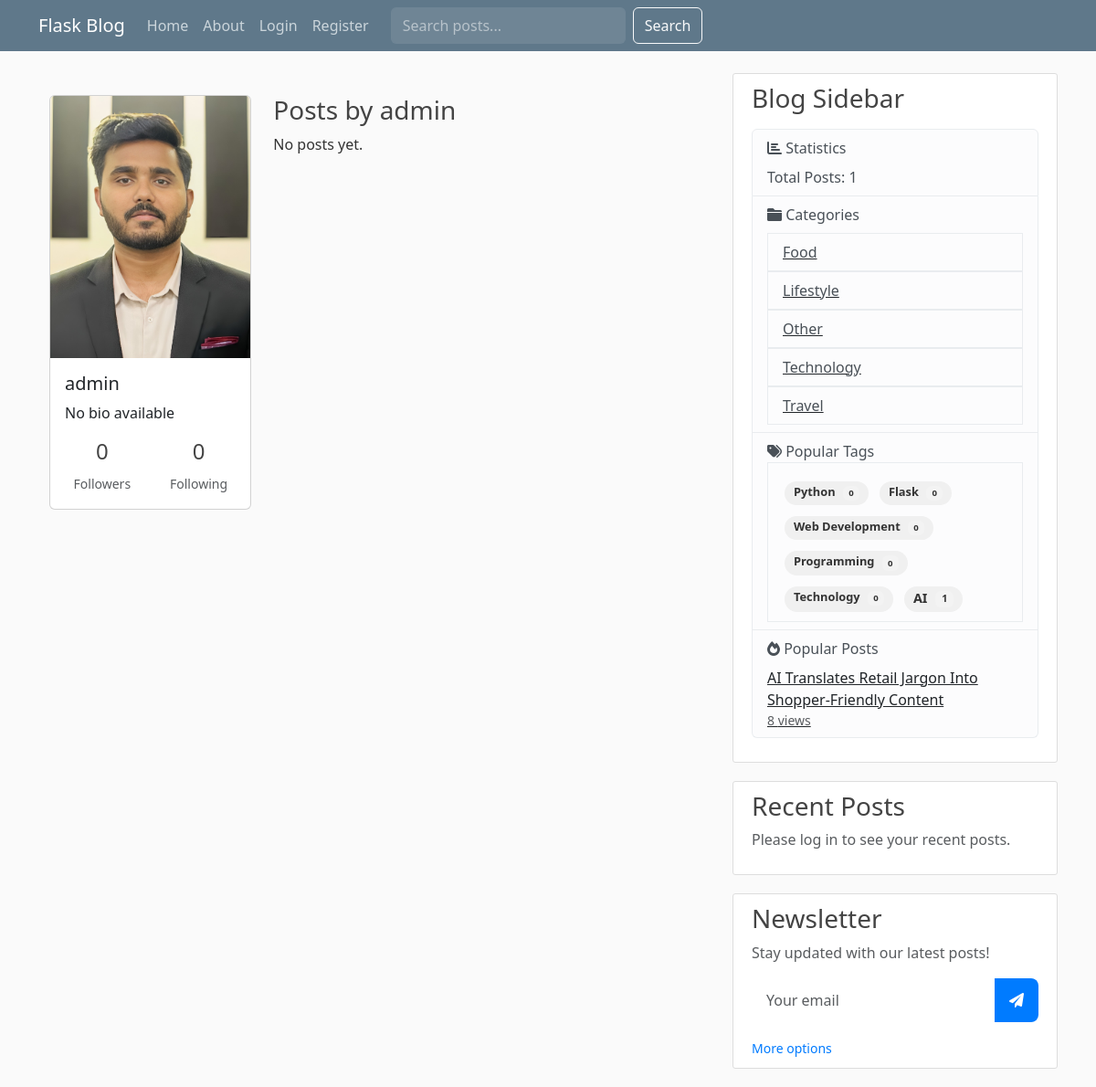
Screenshot of /user/admin with the database file from the repository.
### flaskblog.py (models this page shows, shortened)
class User(db.Model, UserMixin):
    id = db.Column(db.Integer, primary_key=True)
    username = db.Column(db.String(20), unique=True, nullable=False)
    email = db.Column(db.String(120), unique=True, nullable=False)
    image_file = db.Column(db.String(20), nullable=False, default='default.jpg')
    password = db.Column(db.String(60), nullable=False)
    is_admin = db.Column(db.Boolean, default=False)
    bio = db.Column(db.String(500))
    location = db.Column(db.String(100))
    website = db.Column(db.String(200))
    twitter = db.Column(db.String(100))
    github = db.Column(db.String(100))
    joined_at = db.Column(db.DateTime, nullable=False, default=datetime.utcnow)
    posts = db.relationship('Post', backref='author', lazy=True)
    likes = db.relationship('Like', backref='user', lazy=True)
    comments = db.relationship('Comment', back_populates='author', lazy=True)
    followers = db.Table('followers',
        db.Column('follower_id', db.Integer, db.ForeignKey('user.id'), primary_key=True),
        db.Column('followed_id', db.Integer, db.ForeignKey('user.id'), primary_key=True)
    )
    following = db.relationship(
        'User', secondary=followers,
        primaryjoin=(followers.c.follower_id == id),
        secondaryjoin=(followers.c.followed_id == id),
        backref=db.backref('followers_list', lazy='dynamic'), lazy='dynamic'
    )

class Category(db.Model):
    id = db.Column(db.Integer, primary_key=True)
    name = db.Column(db.String(50), unique=True, nullable=False)
    description = db.Column(db.String(200))
    slug = db.Column(db.String(50), unique=True)

class Tag(db.Model):
    id = db.Column(db.Integer, primary_key=True)
    name = db.Column(db.String(50), unique=True, nullable=False)
    description = db.Column(db.String(200))
    slug = db.Column(db.String(50), unique=True)
    posts = db.relationship('Post', secondary=post_tags, backref=db.backref('tags', lazy='dynamic'))

class Post(db.Model):
    id = db.Column(db.Integer, primary_key=True)
    title = db.Column(db.String(100), nullable=False)
    date_posted = db.Column(db.DateTime, nullable=False, default=datetime.utcnow)
    content = db.Column(db.Text, nullable=False)
    image_file = db.Column(db.String(20), nullable=True)
    user_id = db.Column(db.Integer, db.ForeignKey('user.id'), nullable=False)
    category_id = db.Column(db.Integer, db.ForeignKey('category.id'), nullable=True)
    category = db.relationship('Category', backref=db.backref('posts', lazy=True))
    views = db.Column(db.Integer, default=0)
    status = db.Column(db.String(20), default='published')  # published, draft, scheduled
    publish_date = db.Column(db.DateTime)
    likes = db.relationship('Like', backref='post', lazy=True)
    comments = db.relationship('Comment', back_populates='post', lazy=True)

### flaskblog.py (the view)
@app.route("/user/<string:username>")
def user_profile(username):
    page = request.args.get('page', 1, type=int)
    user = User.query.filter_by(username=username).first_or_404()
    posts = Post.query.filter_by(author=user)\
        .order_by(Post.date_posted.desc())\
        .paginate(page=page, per_page=5)
    comments = Comment.query.filter_by(user_id=user.id).order_by(Comment.created_at.desc()).all()
    likes = Like.query.filter_by(user_id=user.id).all()
    return render_template('user_profile.html',
                          user=user,
                          posts=posts,
                          comments=comments,
                          likes=likes,
                          title=f"{user.username}'s Profile",
                          **get_sidebar_data())

### flaskblog.py (called while the page is built)
@app.context_processor
def inject_csrf_token():
    return dict(csrf_token=lambda: generate_csrf())

### templates/user_profile.html (shortened to what this page needs)
{% extends "layout.html" %}
{% block content %}
<div class="container mt-4">
    <div class="row">
        <div class="col-md-4">
            <div class="card">
                <img src="{{ url_for('static', filename='profile_pics/' + user.image_file) }}" class="card-img-top" alt="{{ user.username }}">
                <div class="card-body">
                    <h5 class="card-title">{{ user.username }}</h5>
                    <p class="card-text">{{ user.bio or 'No bio available' }}</p>
                    <div class="row text-center">
                        <div class="col">
                            <h4>{{ user.followers_list.count() }}</h4>
                            <small class="text-muted">Followers</small>
                        </div>
                        <div class="col">
                            <h4>{{ user.following.count() }}</h4>
                            <small class="text-muted">Following</small>
                        </div>
                    </div>
                </div>
            </div>
        </div>
        <div class="col-md-8">
            <h3>Posts by {{ user.username }}</h3>
            {% for post in posts.items %}
                <div class="card mb-3">
                    <div class="card-body">
                        <h5 class="card-title">{{ post.title }}</h5>
                        <h6 class="card-subtitle mb-2 text-muted">Posted on {{ post.date_posted.strftime('%Y-%m-%d') }}</h6>
                        <p class="card-text">{{ post.content[:200] }}{% if post.content|length > 200 %}...{% endif %}</p>
                        <a href="{{ url_for('post', post_id=post.id) }}" class="btn btn-primary">Read More</a>
                    </div>
                </div>
            {% else %}
                <p>No posts yet.</p>
            {% endfor %}
        </div>
    </div>
</div>
{% endblock %}

### templates/layout.html (shortened to what this page needs)
<!doctype html>
<html lang="en">
  <head>
    <link href="https://cdn.jsdelivr.net/npm/bootstrap@5.3.2/dist/css/bootstrap.min.css" rel="stylesheet">
    <link rel="stylesheet" href="https://cdnjs.cloudflare.com/ajax/libs/font-awesome/6.0.0/css/all.min.css">
    <link rel="stylesheet" type="text/css" href="{{ url_for('static', filename='main.css') }}">
  </head>
<body>
    <header class="site-header">
      <nav class="navbar navbar-expand-md navbar-dark bg-steel fixed-top">
        <div class="container">
          <a class="navbar-brand mr-4" href="{{ url_for('home') }}">Flask Blog</a>
          <div class="collapse navbar-collapse" id="navbarToggle">
            <div class="navbar-nav mr-auto">
              <a class="nav-item nav-link" href="{{ url_for('home') }}">Home</a>
              <a class="nav-item nav-link" href="{{ url_for('about') }}">About</a>
            </div>
            <div class="navbar-nav">
              {% if current_user.is_authenticated %}
                {% if current_user.is_admin %}
                  <a class="nav-item nav-link" href="{{ url_for('admin.index') }}">Admin</a>
                {% endif %}
                <a class="nav-item nav-link" href="{{ url_for('account') }}">Account</a>
                <a class="nav-item nav-link position-relative" href="{{ url_for('notifications') }}">
                    <i class="fas fa-bell"></i>
                    <span class="position-absolute top-0 start-100 translate-middle badge rounded-pill bg-danger notification-count" style="display: none;">
                        0
                    </span>
                </a>
                <a class="nav-item nav-link" href="{{ url_for('logout') }}">Logout</a>
              {% else %}
                <a class="nav-item nav-link" href="{{ url_for('login') }}">Login</a>
                <a class="nav-item nav-link" href="{{ url_for('register') }}">Register</a>
              {% endif %}
              <form class="d-flex ms-3" action="{{ url_for('search') }}" method="get">
                <input class="form-control me-2" type="search" placeholder="Search posts..." name="q" aria-label="Search">
                <button class="btn btn-outline-light" type="submit">Search</button>
              </form>
            </div>
          </div>
        </div>
      </nav>
    </header>
    <main role="main" class="container">
      <div class="row">
        <div class="col-md-8">
          {% block content %}{% endblock %}
        </div>
        <div class="col-md-4">
          <div class="content-section">
            <h3>Blog Sidebar</h3>
            <p class='text-muted'>
                <ul class="list-group">
                    <li class="list-group-item list-group-item-light">
                        <i class="fas fa-chart-bar"></i> Statistics
                        <ul class="list-unstyled mt-2">
                            <li>Total Posts: {{ total_posts }}</li>
                        </ul>
                    </li>
                    <li class="list-group-item list-group-item-light">
                        <i class="fas fa-folder"></i> Categories
                        <ul class="list-group mt-2">
                            {% for category in categories %}
                              <a href="{{ url_for('category_posts', category_id=category.id) }}" class="text-dark">
                                <li class="list-group-item list-group-item-light"> {{ category.name }}</li>
                              </a>
                            {% endfor %}
                        </ul>
                    </li>
                    <li class="list-group-item list-group-item-light">
                        <i class="fas fa-tags"></i> Popular Tags
                        <div class="list-group-item">
                          <div class="tag-cloud">
                            {% for tag in tags %}
                            <a href="{{ url_for('tag_posts', tag_name=tag.name) }}"
                               class="tag-cloud-item badge badge-secondary"
                               style="font-size: {{ 0.8 + tag.posts|length * 0.1 }}rem">
                              {{ tag.name }}
                              <span class="badge badge-light">{{ tag.posts|length }}</span>
                            </a>
                            {% endfor %}
                          </div>
                        </div>
                    </li>
                    <li class="list-group-item list-group-item-light">
                        <i class="fas fa-fire"></i> Popular Posts
                        <ul class="list-unstyled mt-2">
                            {% for post in popular_posts %}
                                <li>
                                    <a href="{{ url_for('post', post_id=post.id) }}" class="text-dark">
                                        {{ post.title }}
                                        <small class="text-muted d-block">{{ post.views }} views</small>
                                    </a>
                                </li>
                            {% endfor %}
                        </ul>
                    </li>
                </ul>
            </p>
          </div>
          <div class="content-section">
            <h3>Recent Posts</h3>
            {% if current_user.is_authenticated %}
              <p class='text-muted'>Here are your recent posts: <span class="badge bg-info rounded-pill">{{ user_post_count }}</span></p>
              <ul class="list-group">
                {% for post in current_user.posts[:3] %}
                  <li class="list-group-item list-group-item-light">
                    <a href="{{ url_for('post', post_id=post.id) }}" class="article-title">{{ post.title }}</a>
                    <small class="text-muted">{{ post.date_posted.strftime('%Y-%m-%d') }}</small>
                  </li>
                {% else %}
                  <li class="list-group-item list-group-item-light">No posts yet</li>
                {% endfor %}
              </ul>
            {% else %}
              <p class='text-muted'>Please log in to see your recent posts.</p>
            {% endif %}
          </div>
          <div class="content-section">
            <h3>Newsletter</h3>
            <p class='text-muted'>Stay updated with our latest posts!</p>
            <form action="{{ url_for('subscribe_newsletter') }}" method="post" class="newsletter-form">
              <div class="input-group mb-3">
                <input type="email" name="email" class="form-control" placeholder="Your email" required>
                <button class="btn btn-outline-secondary" type="submit">
                  <i class="fas fa-paper-plane"></i>
                </button>
              </div>
              <small class="text-muted">
                <a href="{{ url_for('subscribe_newsletter') }}">More options</a>
              </small>
            </form>
          </div>
        </div>
      </div>
    </main>
</body>
</html>

### static/main.css (style rules this page uses)
body { background: #fafafa; color: #333333; margin-top: 5rem; }
h1, h2, h3, h4, h5, h6 { color: #444444; }
.bg-steel { background-color: #5f788a; }
.site-header .navbar-nav .nav-link { color: #cbd5db; }
.content-section { background: #ffffff; padding: 10px 20px; border: 1px solid #dddddd; border-radius: 3px; margin-bottom: 20px; }
.tag-cloud { display: flex; flex-wrap: wrap; gap: 8px; margin-top: 10px; }
.tag-cloud-item { display: inline-block; padding: 5px 10px; margin: 2px; border-radius: 20px; background-color: #f0f0f0; color: #333; text-decoration: none; transition: all 0.3s ease; font-size: 0.9rem; }
.tag-cloud-item .badge { margin-left: 5px; background-color: rgba(255, 255, 255, 0.2); color: inherit; }
.navbar .form-control { background-color: rgba(255, 255, 255, 0.1); border-color: rgba(255, 255, 255, 0.1); color: #fff; }
.navbar .form-control::placeholder { color: rgba(255, 255, 255, 0.5); }
.newsletter-form .input-group { background: rgba(255, 255, 255, 0.1); border-radius: 0.5rem; overflow: hidden; }
.newsletter-form .form-control { background: transparent; border: none; color: #333; padding: 0.75rem 1rem; }
.newsletter-form .btn { border: none; padding: 0.75rem 1rem; background: #007bff; color: white; transition: all 0.3s ease; }
.newsletter-form small a { color: #007bff; text-decoration: none; transition: color 0.3s ease; }

### rows the page displays
User: image_file (placeholder picture), username "admin", bio "No bio available"
Category: name "Food"
Category: name "Lifestyle"
Category: name "Other"
Category: name "Technology"
Category: name "Travel"
Tag: name "Python", posts|length "0"
Tag: name "Flask", posts|length "0"
Tag: name "Web Development", posts|length "0"
Tag: name "Programming", posts|length "0"
Tag: name "Technology", posts|length "0"
Tag: name "AI", posts|length "1"
Post: title "AI Translates Retail Jargon Into Shopper-Friendly Content", views "8"

### other values shown
{{ user.followers_list.count() }} "0"
{{ user.following.count() }} "0"
{{ total_posts }} "1"
